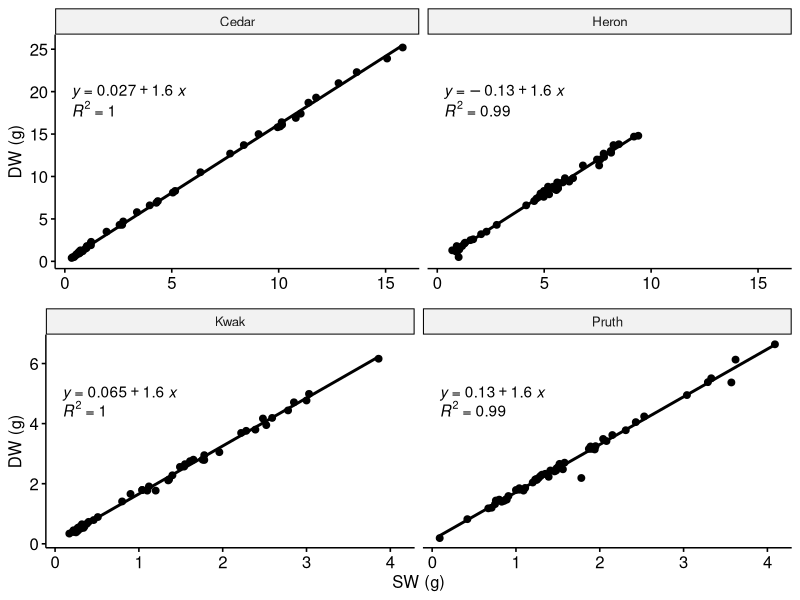

Source code (R):
#Snail weight regressions

#Load in necessary packages----
pkgs <- c("dplyr", "tidyverse", "ggplot2", "cowplot", "ggpubr")
lapply(pkgs, library, character.only = TRUE)
rm(pkgs)

#Read & clean csv----
reg <- read.csv("data/snail_RVs/Weight_regressions.csv")

reg_clean <- reg %>% 
  mutate(Site = as.factor(Site),
         SR = ifelse(Site == "Cedar" | Site == "Heron", "Nanaimo", "Calvert")) %>% 
  rename(SW = Submersed.weight, DW = Dry.shell.weight)

reg_clean_nan <- reg_clean %>% 
  filter(SR == "Nanaimo")
reg_clean_cal <- reg_clean %>% 
  filter(SR == "Calvert")

#Plot relationship with regression line
nan <- ggscatter(reg_clean_nan, x = "SW", y = "DW") + 
  stat_regline_equation(label.y = 20) +
  stat_regline_equation(label.y = 18, aes(label = ..rr.label..)) +
  geom_smooth(method = "lm", se=FALSE, color = "black") +
  facet_wrap(~Site) + 
  labs(y = "DW (g)")

cal <- ggscatter(reg_clean_cal, x = "SW", y = "DW") + 
  stat_regline_equation(label.y = 5) +
  stat_regline_equation(label.y = 4.5, aes(label = ..rr.label..)) +
  geom_smooth(method = "lm", se=FALSE, color = "black") +
  facet_wrap(~Site) +
  labs(y = "DW (g)", x = "SW (g)")

both <- plot_grid(nan + theme(axis.title.x = element_blank()), cal, nrow = 2)
 
ggsave(both, file = "plots/supp_figs/FigS3.pdf", height = 8, width = 8, dpi = 300)
